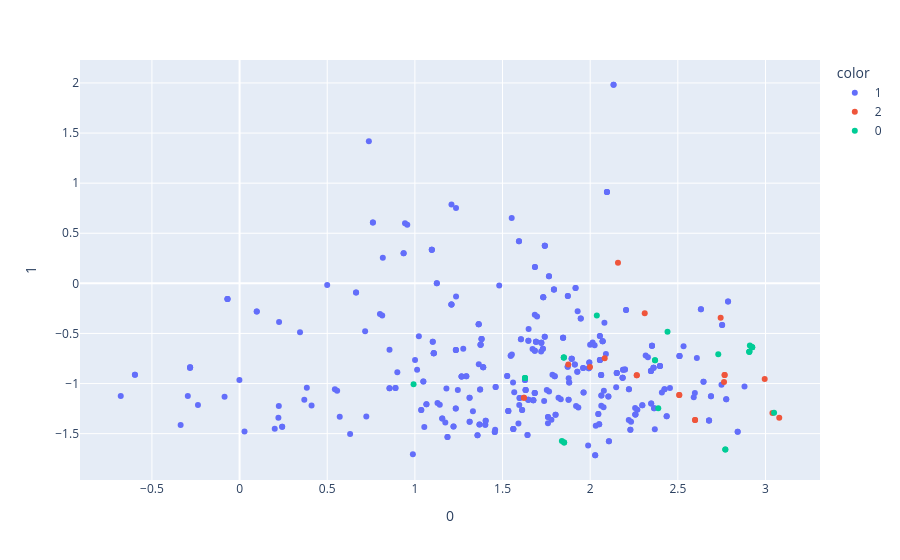

The notebook cell this image was saved under:
### Markdown cell above
Побудуємо 2D/3D-графік з кольором точок за значенням cluster. Для покращення читабельності візуалізувати лише треки з popularity ≥ 85.

### Code cell
from sklearn.decomposition import PCA
import plotly.express as px
n_components = 2
pca = PCA(n_components=n_components)
components = pca.fit_transform(df_from_csv[num_cols])

mask = df_original['popularity'] >= 85

fig = px.scatter(
    components[mask],
    x=0,
    y=1,
    color=df_original.loc[mask, 'cluster'].astype(str)
)

fig.show()

### Figure 1 — Plotly figure (JSON) as saved in the notebook; plotly's stock layout.template omitted (floating-point values rounded to 4 significant figures; data arrays with more than 128 entries replaced by an {"elided": "..."} marker saying what was removed)
{"data": [{"hovertemplate": "color=1<br>0=%{x}<br>1=%{y}<extra></extra>", "legendgroup": "1", "marker": {"color": "#636efa", "symbol": "circle"}, "mode": "markers", "name": "1", "orientation": "v", "showlegend": true, "x": {"elided": "371 float values"}, "xaxis": "x", "y": {"elided": "371 float values"}, "yaxis": "y", "type": "scatter"}, {"hovertemplate": "color=2<br>0=%{x}<br>1=%{y}<extra></extra>", "legendgroup": "2", "marker": {"color": "#EF553B", "symbol": "circle"}, "mode": "markers", "name": "2", "orientation": "v", "showlegend": true, "x": [3.039, 2.598, 2.508, 2.767, 1.622, 2.311, 1.875, 1.622, 3.078, 2.598, 2.508, 2.763, 2.083, 2.266, 2.767, 2.995, 2.744, 2.159, 1.999, 2.266], "xaxis": "x", "y": [-1.293, -1.363, -1.114, -0.9146, -1.143, -0.2992, -0.8104, -1.143, -1.342, -1.363, -1.114, -0.9851, -0.7478, -0.9178, -0.9146, -0.955, -0.3434, 0.205, -0.8337, -0.9178], "yaxis": "y", "type": "scatter"}, {"hovertemplate": "color=0<br>0=%{x}<br>1=%{y}<extra></extra>", "legendgroup": "0", "marker": {"color": "#00cc96", "symbol": "circle"}, "mode": "markers", "name": "0", "orientation": "v", "showlegend": true, "x": [2.37, 1.628, 2.908, 2.924, 1.838, 2.911, 1.628, 2.908, 2.388, 1.85, 1.851, 1.628, 2.908, 2.37, 2.731, 1.85, 2.771, 3.049, 2.924, 2.441, 2.038, 2.771, 1.85, 1.851, 0.9925, 2.924], "xaxis": "x", "y": [-0.7666, -0.9448, -0.6822, -0.6366, -1.573, -0.6202, -0.9448, -0.6822, -1.247, -0.739, -1.589, -0.9448, -0.6822, -0.7666, -0.7079, -0.739, -1.659, -1.292, -0.6366, -0.4829, -0.3214, -1.659, -0.739, -1.589, -1.007, -0.6366], "yaxis": "y", "type": "scatter"}], "layout": {"xaxis": {"anchor": "y", "domain": [0.0, 1.0], "title": {"text": "0"}}, "yaxis": {"anchor": "x", "domain": [0.0, 1.0], "title": {"text": "1"}}, "legend": {"title": {"text": "color"}, "tracegroupgap": 0}, "margin": {"t": 60}}}
